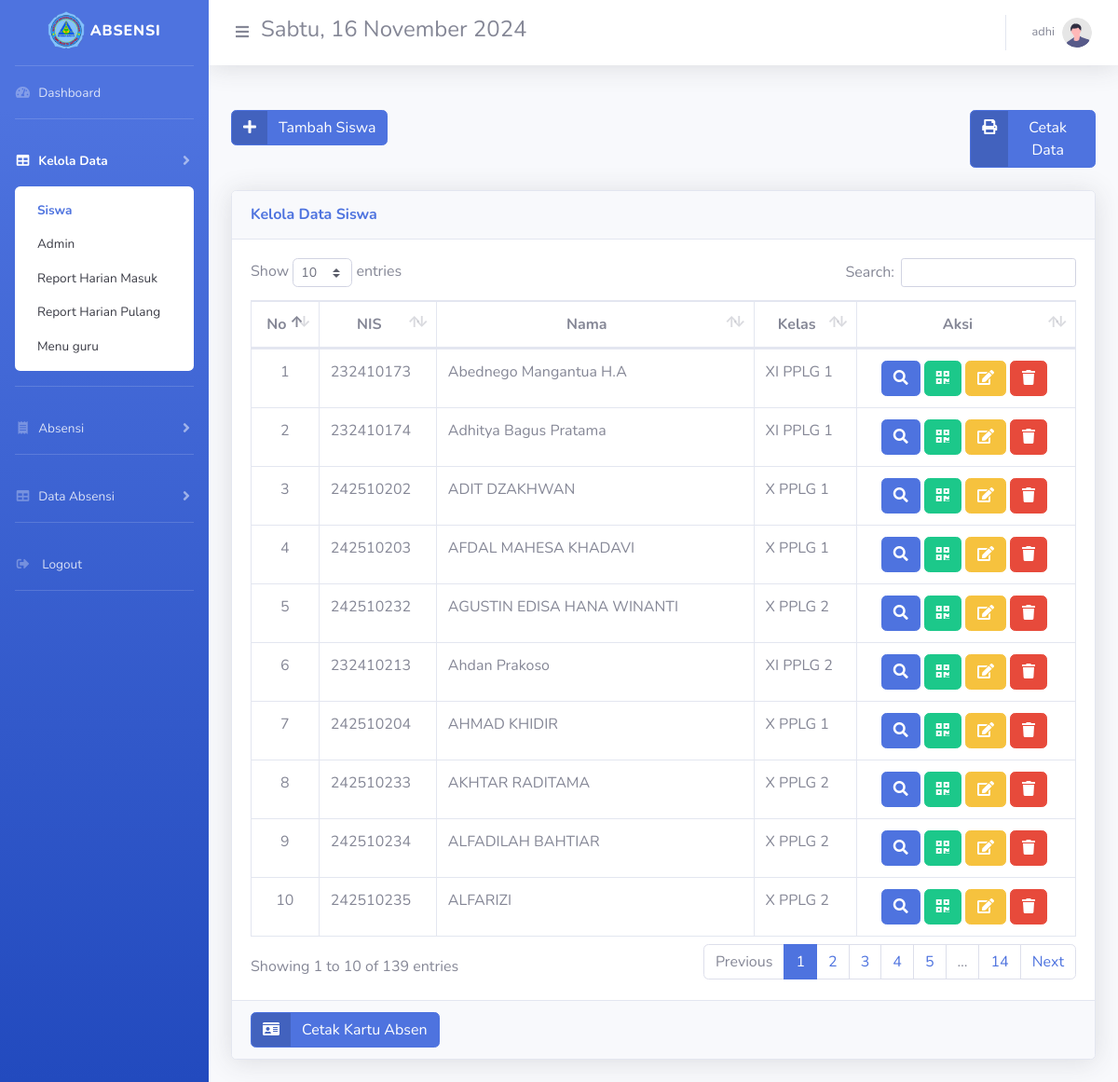
The app's page /admin/siswa/index.php (signed in) with its own data.
### tables this page shows
CREATE TABLE `data_siswa` (
  `nis` int(6) NOT NULL,
  `nama` varchar(50) NOT NULL,
  `kelas` varchar(50) NOT NULL,
  `jurusan` varchar(50) NOT NULL,
  `tempat_l` varchar(50) NOT NULL,
  `tanggal_l` varchar(50) NOT NULL,
  `jenis_kelamin` varchar(50) NOT NULL,
  `alamat` varchar(100) NOT NULL,
  `img` varchar(250) NOT NULL
);

### admin/siswa/index.php (the view, shortened to what this page needs)
<?php
include('../../koneksi.php');
?>
<!DOCTYPE html>
<html lang="en">
<head>
    <link href="../../assets/vendor/fontawesome-free/css/all.min.css" rel="stylesheet" type="text/css">
    <link href="../../assets/css/sb-admin-2.min.css" rel="stylesheet">
    <link href="../../assets/vendor/datatables/dataTables.bootstrap4.min.css" rel="stylesheet">
</head>
<body id="page-top">
    <div id="wrapper">
        <ul class="navbar-nav bg-gradient-primary sidebar sidebar-dark accordion" id="accordionSidebar">
            <div class="sticky-top">
                <a class="sidebar-brand d-flex align-items-center justify-content-center" href="index.php">
                    <div>
                        <img src="../../assets/img/madep.png" alt="logo" width="40px">
                        <span class="brand-text">Absensi</span>
                    </div>
                </a>
                <hr class="sidebar-divider my-0">
                <li class="nav-item">
                    <a class="nav-link" href="../index.php">
                        <i class="fas fa-fw fa-tachometer-alt"></i>
                        <span>Dashboard</span></a>
                </li>
                <hr class="sidebar-divider">
                <li class="nav-item active">
                    <a class="nav-link collapsed" href="#" data-toggle="collapse" data-target="#booking" aria-expanded="true" aria-controls="collapseTwo">
                        <i class="fas fa-fw fa-table"></i>
                        <span>Kelola Data</span>
                    </a>
                    <div id="booking" class="collapse show" aria-labelledby="headingTwo" data-parent="#accordionSidebar">
                        <div class="bg-white py-2 collapse-inner rounded">
                            <a class="collapse-item active" href="index.php">Siswa</a>
                            <a class="collapse-item" href="../akun/index.php">Admin</a>
                            <a class="collapse-item" href="../akun_siswa/index.php">Report Harian Masuk</a>
                            <a class="collapse-item" href="../akun_siswa/pulang.php">Report Harian Pulang</a>
                            <a class="collapse-item" href="../guru/index.php">Menu guru</a>
                        </div>
                    </div>
                </li>
                <hr class="sidebar-divider">
                <li class="nav-item">
                    <a class="nav-link collapsed" href="#" data-toggle="collapse" data-target="#data" aria-expanded="true" aria-controls="collapseTwo">
                        <i class="fas fa-fw fa-receipt"></i>
                        <span>Absensi</span>
                    </a>
                </li>
                <hr class="sidebar-divider">
                <li class="nav-item">
                    <a class="nav-link collapsed" href="#" data-toggle="collapse" data-target="#data2" aria-expanded="true" aria-controls="collapseTwo">
                        <i class="fas fa-fw fa-table"></i>
                        <span>Data Absensi</span>
                    </a>
                </li>
                <hr class="sidebar-divider d-none d-md-block">
                <li class="nav-item">
                    <a class="nav-link" href="../../logout.php">
                        <i class="fas fa-sign-out-alt fa-sm fa-fw mr-2 text-gray"></i>
                        <span>Logout</span></a>
                </li>
                <hr class="sidebar-divider d-none d-md-block">
            </div>
        </ul>
        <div id="content-wrapper" class="d-flex flex-column">
            <div id="content">
                <nav class="navbar navbar-expand navbar-light bg-white topbar mb-4 static-top shadow">
                    <div class="text-center d-none d-md-inline">
                        <a class="btn" id="sidebarToggle"><i class="fas fa-bars"></i></a>
                    </div>
                    <div class="col-md-0 col-sm-0 clearfix">
                        <ul class="navbar-nav pull-left">
                            <li>
                                <h4>
                                    <div class="date">
                                    </div>
                                </h4>
                            </li>
                        </ul>
                    </div>
                    <ul class="navbar-nav ml-auto">
                        <li class="nav-item dropdown no-arrow">
                            <a class="nav-link dropdown-toggle" href="#" id="userDropdown" role="button" data-toggle="dropdown" aria-haspopup="true" aria-expanded="false">
                                <span class="mr-2 d-none d-lg-inline text-gray-600 small"><?= $_SESSION['nama']; ?></span>
                                <img class="img-profile rounded-circle" src="../../assets/img/undraw_profile.svg">
                            </a>
                        </li>
                    </ul>
                </nav>
                <div class="container-fluid">
                    <div class="row">
                        <div class="col-md-10">
                            <button style="margin-bottom:20px" data-toggle="modal" data-target="#myModal" class="btn btn-primary btn-icon-split"><span class="icon text-white-55"><i class="fas fa-plus"></i></span><span class="text">Tambah Siswa</span></button>
                        </div>
                        <div class="col">
                            <div class="d-sm-flex justify-content-between align-items-center mb-4">
                                <a href="proses/exportdtsiswa.php" target="_blank" class="btn btn-primary btn-icon-split">
                                    <span class="icon text-white-55">
                                        <i class="fas fa-print"></i>
                                    </span>
                                    <span class="text mr-2">Cetak Data</span>
                                </a>
                            </div>
                        </div>
                    </div>
                    <div class="card shadow mb-4">
                        <div class="card-header py-3">
                            <h6 class="m-0 font-weight-bold text-primary">Kelola Data Siswa</h6>
                        </div>
                        <div class="card-body">
                            <div class="table-responsive">
                                <table class="table table-bordered" id="dataTable" width="100%" cellspacing="0">
                                    <thead>
                                        <tr align="center">
                                            <th>No</th>
                                            <th>NIS</th>
                                            <th>Nama</th>
                                            <th>Kelas</th>
                                            <th>Aksi</th>
                                        </tr>
                                    </thead>
                                    <tbody>
                                        <?php
                                        $form = mysqli_query($koneksi, "SELECT * FROM data_siswa order by nama, nis, kelas");
                                        $no = 1;
                                        while ($b = mysqli_fetch_array($form)) {
                                        ?>
                                            <tr>
                                                <td align="center"><?php echo $no++ ?></td>
                                                <td><?php echo $b['nis'] ?></td>
                                                <td><?php echo $b['nama'] ?></td>
                                                <td><?php echo $b['kelas'] ?></td>
                                                <td align="center">
                                                    <a title="detail" class="btn btn-primary" href="detail.php?nis=<?php echo $b['nis']; ?>"><i class="fas fa-search"></i></a>
                                                    <a title="barcode" class="btn btn-success" href="barcode.php?nis=<?php echo $b['nis']; ?>"><i class="fas fa-qrcode"></i></a>
                                                    <a title="edit" class="btn btn-warning" href="edit.php?nis=<?php echo $b['nis']; ?>"><i class="fas fa-edit"></i></a>
                                                    <a title="hapus" class="btn btn-danger" href="proses/proses_hapus.php?nis=<?php echo $b['nis']; ?>" onclick="return confirm('Anda yakin akan menghapus data ini?')"><i class="fas fa-trash"></i></a>&nbsp;
                                                </td>
                                            </tr>
                                        <?php
                                        };
                                        ?>
                                    </tbody>
                                </table>
                            </div>
                        </div>
                        <div class="card-footer">
                            <a href="proses/cetak_kartu.php" target="_blank" class="btn btn-primary btn-icon-split"><span class="icon text-white-55"><i class="fa fa-id-card"></i></span><span class="text">Cetak Kartu Absen</span></a>
                        </div>
                    </div>
                </div>
            </div>
        </div>
</body>
</html>

### records on screen
data_siswa: nis "232410173", nama "Abednego Mangantua H.A", kelas "XI PPLG 1"
data_siswa: nis "232410174", nama "Adhitya Bagus Pratama", kelas "XI PPLG 1"
data_siswa: nis "242510202", nama "ADIT DZAKHWAN", kelas "X PPLG 1"
data_siswa: nis "242510203", nama "AFDAL MAHESA KHADAVI", kelas "X PPLG 1"
data_siswa: nis "242510232", nama "AGUSTIN EDISA HANA WINANTI", kelas "X PPLG 2"
data_siswa: nis "232410213", nama "Ahdan Prakoso", kelas "XI PPLG 2"
data_siswa: nis "242510204", nama "AHMAD KHIDIR", kelas "X PPLG 1"
data_siswa: nis "242510233", nama "AKHTAR RADITAMA", kelas "X PPLG 2"
data_siswa: nis "242510234", nama "ALFADILAH BAHTIAR", kelas "X PPLG 2"
data_siswa: nis "242510235", nama "ALFARIZI", kelas "X PPLG 2"

### other values on screen
$_SESSION['nama'] "adhi"
